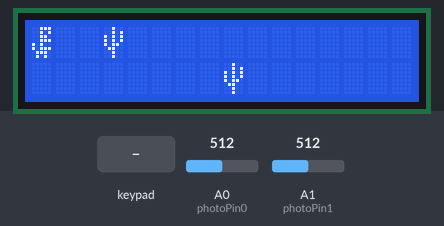
A sketch run on a simulated Arduino Uno, built with avr-gcc and run on an emulated ATmega328P. Shown: 16×2 character LCD. The inputs (shaded band) are chosen by the test bench; at power-on: A1 (photoPin1) = 512, A0 (photoPin0) = 512. Random numbers use the default seed unless the sketch sets one; what the sketch prints to the serial monitor is not drawn.

Above: at 0.8 s.
0.9 s: A1 (photoPin1) set to 716
At 1.69 s:
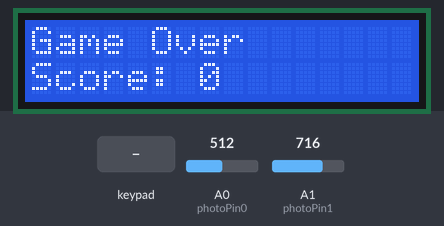
3.9 s: key '8' pressed
At 4.86 s:
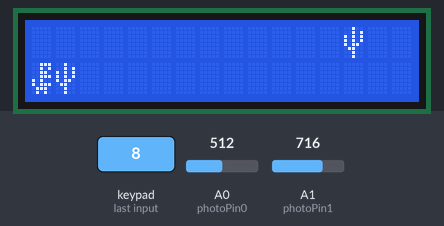
5.9 s: A0 (photoPin0) set to 716
7.4 s: keypad keys 9 8 7 6 pressed 0.4 s apart
At 9.1 s:
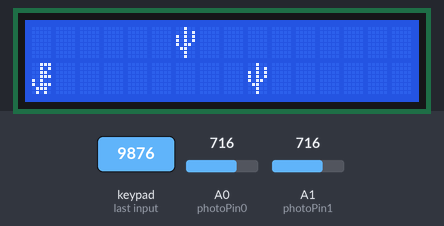
10.5 s: A0 (photoPin0) set to 677
12.0 s: A0 (photoPin0) set to 652
At 14.0 s:
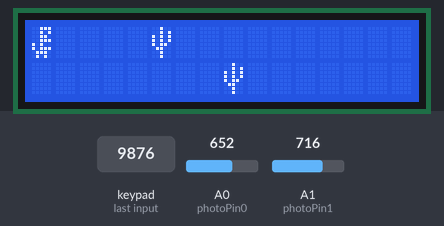
Timing chart, 0 to 14.6 s (numbered marks = the images above; inputs shaded):
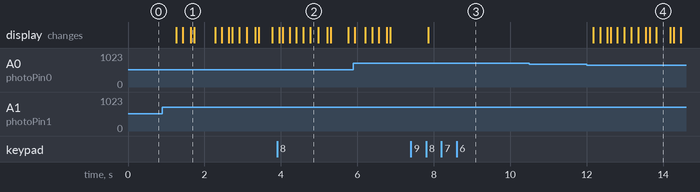

Measured:
- the behaviour switches between 666 and 665 on A0 (photoPin0) (found by bisection; images 3 and 4)
- after the input at 0.9 s, the display: first changes after 0.36 s (image 1 shows a later state)
- after the input at 7.4 s, the display: changes after 0.46 s (image 3)
- after the input at 10.5 s, every drawn part: stays the same

The sketch:

basic2.ino
```cpp
#include <Arduino_FreeRTOS.h>
#include <Keypad.h>
#include <LiquidCrystal_I2C.h>

// Keypad
#define KEY_ROWS 4
#define KEY_COLS 4

#define LEFT 0
#define STOP 1
#define RIGHT 2
#define MAXCOL 15
#define MINCOL 0
#define MAXSPEED 15
#define MINSPEED 0
#define PHOTONSTOPTHRES 550

// Keypad
char keymap[KEY_ROWS][KEY_COLS] = {
  {'1','2','3','A'},
  {'4','5','6','B'},
  {'7','8','9','C'},
  {'*','0','#','D'}
};
// Column pin 1~4
byte colPins[KEY_COLS]={9, 8, 7, 6};
// Column pin 1~4
byte rowPins[KEY_ROWS]={13, 12, 11, 10};
// Init KetPad
Keypad myKeypad = Keypad(makeKeymap(keymap), rowPins, colPins, KEY_ROWS, KEY_COLS);

//LCD
LiquidCrystal_I2C lcd(0x27,16,2);
byte dinosaur[8]  = {0x07, 0x05, 0x06, 0x07, 0x14, 0x17, 0x0E, 0x0A};
byte cactus[8] = {0x04, 0x05, 0x15, 0x15, 0x16, 0x0C, 0x04, 0x04};
byte empty[0];

// Cactus & Dinosour
int dino_px = 0, dino_py = 0;
int cactus_px = 0, cactus_py = 0;
int cactus1_px = 0, cactus1_py = 0;
const int delay_dis = 10;

// Photon detect
const int photoPin0 = A0;
const int photoPin1 = A1;
int speed = 0;

// Task Handler
int is_lcd_suspend = 1;
TaskHandle_t LCDTaskHandle;

// Game
int score = 0;
int is_game_over = 0;

void game_over(){
  lcd.setCursor(0, 0);
  lcd.print(F("Game Over"));
  lcd.setCursor(0, 1);
  lcd.print(F("Score: "));
  lcd.print(score);
}

void reset_game(){
  score = 0;
  is_game_over = 0;

  dino_px = 0;
  dino_py = 0;

  cactus_px = 10;
  cactus_py = 0;

  cactus1_px = 7;
  cactus1_py = 0;

  speed = 0;
}

void create_dino_cactus_cahr(){
  lcd.createChar(0, dinosaur);
  lcd.createChar(1, cactus);
  cactus_px = random(8, 15);
  cactus1_px = random(8, 15) - 5;
}

void cactiTask(void *pvParameters){
  static int timer_counter = 0;
  for(;;){
    if(!speed){

    }else if(timer_counter % speed){
//      if(is_lcd_suspend){vTaskResume(LCDTaskHandle); is_lcd_suspend = 0;}
      if(is_game_over){
        reset_game();
      }

      int cactus_new_px = cactus_px - 1;
      int cactus1_new_px = cactus1_px - 1;
      // For Cactus0
//      Serial.print(cactus_new_px);
      if(cactus_new_px <= MAXCOL && cactus_new_px >= MINCOL){
//          Serial.print("A \n");
          cactus_px = cactus_new_px;
      }else if(cactus_new_px > MAXCOL){
//          Serial.print("B \n");
          cactus_px = MINCOL + (cactus_new_px - MAXCOL);
      }else if(cactus_new_px < MINCOL){
//          Serial.print("HI \n");
          cactus_px = MAXCOL - (MINCOL - cactus_new_px);
      }

//    Count Score
      if(cactus_px == 0){
        if(dino_py != cactus_py){
          score++;
        }else{
          is_game_over = 1;
        }
      }

      // For Cactus1
//      Serial.print(cactus_new_px);
      if(cactus1_new_px <= MAXCOL && cactus1_new_px >= MINCOL){
//          Serial.print("A \n");
          cactus1_px = cactus1_new_px;
      }else if(cactus1_new_px > MAXCOL){
//          Serial.print("B \n");
          cactus1_px = MINCOL + (cactus1_new_px - MAXCOL);
      }else if(cactus1_new_px < MINCOL){
//          Serial.print("HI \n");
          cactus1_px = MAXCOL - (MINCOL - cactus1_new_px);
      }

       //    Count Score
      if(cactus1_px == 0){
        if(dino_py != cactus1_py){
          score++;
        }else{
          is_game_over = 1;
        }
      }
    }

    cactus_py = 15;
    cactus1_py = 0;
    timer_counter = (timer_counter + 1) % 10000;

//    Serial.print(F("L PIN0: "));
//    Serial.print(analogRead(photoPin0));
//    Serial.print(F(" | R PIN1: "));
//    Serial.print(analogRead(photoPin1));
//    Serial.print(" | speed: ");
//    Serial.print(speed);
    Serial.print(" | PosX: ");
    Serial.print(cactus_px);
//    Serial.print(" | Counter: ");
//    Serial.print(timer_counter);
//    Serial.print("\n");

    Serial.print(F(" | SCORE: "));
    Serial.print(score);
    Serial.print("\n");

    vTaskDelay(delay_dis);
  }
}

void LCDTask(void *pvParameters){
  static int last_cactus_px = 0, last_cactus_py = 0;

  for(;;){
    lcd.clear();

    if(is_game_over){
      lcd.setCursor(0, 0);
      lcd.print(F("Game Over"));
      lcd.setCursor(0, 1);
      lcd.print(F("Score: "));
      lcd.print(score);

//      score = 0;
//      is_game_over = 0;
//
//      dino_px = 0;
//      dino_py = 0;
//
//      cactus_px = 10;
//      cactus_py = 0;
//
//      cactus1_px = 7;
//      cactus1_py = 0;
//
//      speed = 0;
      Serial.print("IN");
      Serial.print(is_game_over);
      Serial.print("\n");
//      game_over();
//      reset_game();
    }else{
      lcd.setCursor(cactus1_px, cactus1_py);
      lcd.write(1);
      lcd.setCursor(cactus_px, cactus_py);
      lcd.write(1);
      lcd.setCursor(dino_px, dino_py);
      lcd.write(0);
    }

    vTaskDelay(5);
    Serial.print(F("END"));
    Serial.print(is_game_over);
    Serial.print(F("\n"));
  }
}

void leftTask(void *pvParameters) {
  for( ;; ){
      int p0_read = analogRead(photoPin0);
      int p1_read = analogRead(photoPin1);
      if(p1_read - 50 > p0_read){
        if(speed < MAXSPEED){
          speed+=3;
        }
      }else if(p0_read < PHOTONSTOPTHRES && p1_read < PHOTONSTOPTHRES){
        speed = 0;
        if(!is_game_over){
//          vTaskSuspend(LCDTaskHandle);
//          is_lcd_suspend = 1;
        }
      }
      delay(300);
   }
}

void rightTask(void *pvParameters) {
  for( ;; ){
      int p0_read = analogRead(photoPin0);
      int p1_read = analogRead(photoPin1);
      if(p0_read - 50 > p1_read){
        if(MINSPEED < speed){
          speed-=3;
        }
      }else if(p0_read < PHOTONSTOPTHRES && p1_read < PHOTONSTOPTHRES){
        speed = 0;
        if(!is_game_over){
//          vTaskSuspend(LCDTaskHandle);
//          is_lcd_suspend = 1;
        }
      }
      delay(300);
   }
}

void keypadTask(void *pvParameters){
  for( ;; ){
    const char key = myKeypad.getKey();

    if(key == '2'){
      dino_py = 0;
      Serial.print(key);
      Serial.print(F("\n"));
    }else if(key == '8'){
      dino_py = 15;
      Serial.print(key);
      Serial.print(F("\n"));
    }
  }
}

void setup(){
  Serial.begin(9600);
  lcd.init();
  lcd.backlight();
  create_dino_cactus_cahr();

  xTaskCreate(cactiTask, "cactiTask", 72, NULL, 5, NULL );
  xTaskCreate(LCDTask, "LCDTask", 72, NULL, 50, &LCDTaskHandle);
  xTaskCreate(leftTask, "leftTask", 64, NULL, 5, NULL );
  xTaskCreate(rightTask, "rightTask", 64, NULL, 5, NULL );
  xTaskCreate(keypadTask, "keypadTask", 64, NULL, 5, NULL );

  vTaskStartScheduler();
}
void loop(){
//  lcd.setCursor(0,0); lcd.write(0);
//  lcd.setCursor(0,15); lcd.write(1);
  // get_over();
}
```
